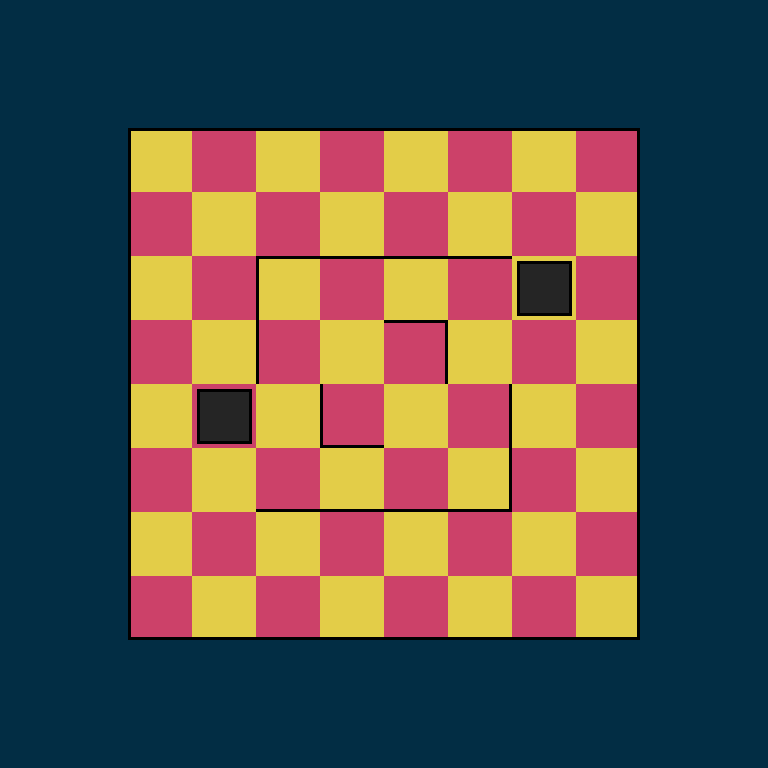

This game map was drawn from its Tiled (.tmx) file and the tilesets committed beside it. A one-line description and the trimmed map source follow:
An orthogonal 12x12 tile map with 64x64 px tiles, 5 tile layers (ground, left, right, up, ...) and 2 objects (Player, Goal).

<map version="1.0" orientation="orthogonal" renderorder="right-down" width="12" height="12" tilewidth="64" tileheight="64" nextobjectid="30">
 <tileset firstgid="1" source="tileset_00.tsx" />
 <layer name="ground" width="12" height="12">
  <properties>
   <property name="tileset" value="tileset_00" />
   <property name="type" value="base" />
  </properties>
  <data>[144 cells, 144 non-empty, 5 distinct tile ids]</data>
 </layer>
 <layer name="left" width="12" height="12">
  <properties>
   <property name="edge" value="left" />
   <property name="tileset" value="tileset_00" />
   <property name="type" value="edges" />
  </properties>
  <data>[144 cells, 11 non-empty, 1 distinct tile ids]</data>
 </layer>
 <layer name="right" width="12" height="12">
  <properties>
   <property name="edge" value="right" />
   <property name="tileset" value="tileset_00" />
   <property name="type" value="edges" />
  </properties>
  <data>[144 cells, 11 non-empty, 1 distinct tile ids]</data>
 </layer>
 <layer name="up" width="12" height="12">
  <properties>
   <property name="edge" value="up" />
   <property name="tileset" value="tileset_00" />
   <property name="type" value="edges" />
  </properties>
  <data>[144 cells, 13 non-empty, 1 distinct tile ids]</data>
 </layer>
 <layer name="down" width="12" height="12">
  <properties>
   <property name="edge" value="down" />
   <property name="tileset" value="tileset_00" />
   <property name="type" value="edges" />
  </properties>
  <data>[144 cells, 13 non-empty, 1 distinct tile ids]</data>
 </layer>
 <objectgroup name="entities">
  <object id="13" name="Player" type="Player" x="592" y="592" width="32" height="32">
   <properties>
    <property name="facing" value="left" />
    <property name="gid" type="int" value="8" />
    <property name="speed" type="float" value="300" />
    <property name="type" value="player" />
   </properties>
   <ellipse />
  </object>
  <object id="14" name="Goal" type="Goal" x="416" y="352">
   <properties>
    <property name="type" value="goal" />
   </properties>
   <polygon points="0,0 -16,32 16,32" />
  </object>
 </objectgroup>
</map>
